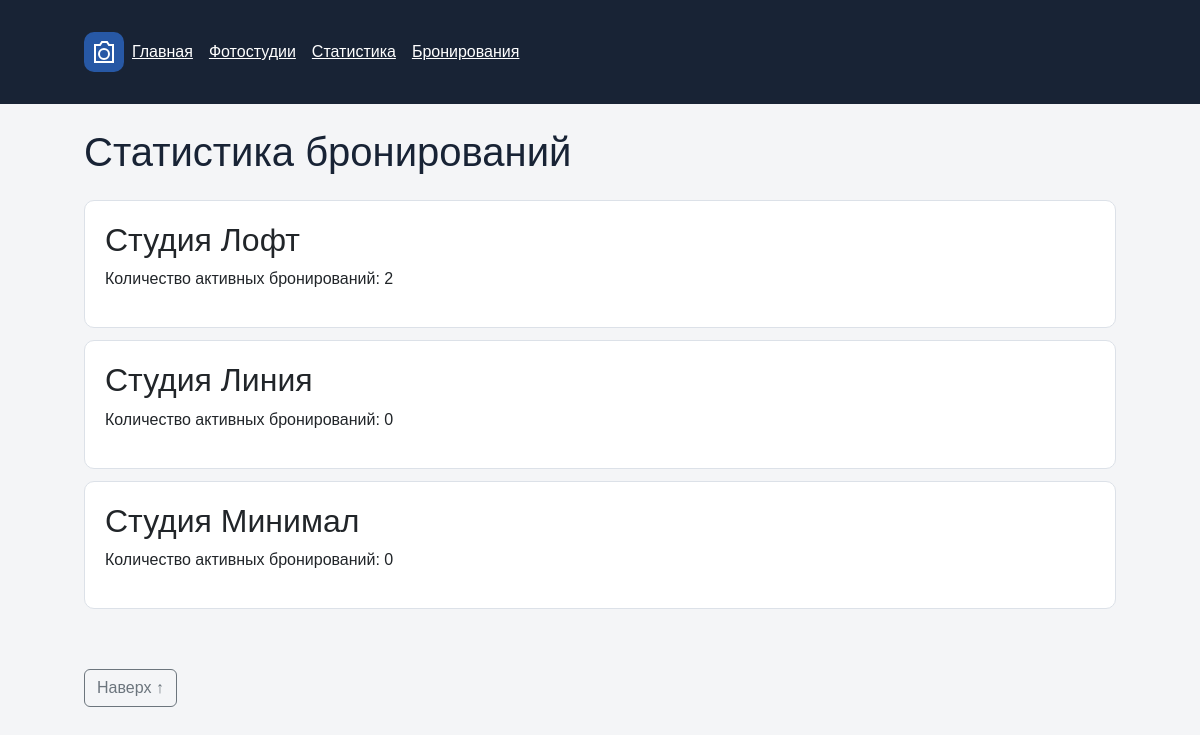
Screenshot of /bookings/statistics/ with the database file from the repository.
### bookings/views.py (the view)
# urls.py: path("statistics/", views.statistics, name="statistics"),
@require_safe
def statistics(request: HttpRequest) -> HttpResponse:
    try:
        items = _rows("""SELECT s.name AS studio_name,
            COUNT(b.id) AS bookings_count FROM studios AS s
            LEFT JOIN bookings AS b ON s.id = b.studio_id
            AND b.is_cancelled = 0 GROUP BY s.id, s.name
            ORDER BY bookings_count DESC, s.name""")
    except sqlite3.Error:
        return error_response(request, "Не удалось загрузить статистику", 503)
    return render(request, "bookings/statistics.html", {"statistics": items})

### bookings/views.py (called while the page is built)
def _rows(sql: str, params=()):
    connection = get_connection(settings.SQLITE_DB_PATH)
    try:
        return connection.execute(sql, params).fetchall()
    finally:
        connection.close()

### db/database.py (called while the page is built)
def get_connection(db_path: Path | None = None) -> sqlite3.Connection:
    if db_path is None:
        try:
            from django.conf import settings
            path = getattr(settings, "SQLITE_DB_PATH", DB_PATH)
        except ImportError:
            path = DB_PATH
    else:
        path = db_path
    connection = sqlite3.connect(path)
    connection.row_factory = sqlite3.Row
    connection.execute("PRAGMA foreign_keys = ON")
    return connection

### bookings/templates/bookings/statistics.html (shortened to what this page needs)
{% extends "base.html" %}
{% block content %}<h1>Статистика бронирований</h1>{% for item in statistics %}<article class="card statistics-item"><h2>{{ item.studio_name }}</h2><p>Количество активных бронирований: {{ item.bookings_count }}</p></article>{% empty %}<p>Данные отсутствуют.</p>{% endfor %}{% endblock %}

### homepage/static/homepage/css/style.css (style rules this page uses)
body { background: #f4f5f7; color: #182335; margin: 0; font-family: Arial, sans-serif; min-height: 100vh; }
h1 { margin: 0 0 24px; }
.card, .list-group-item { background: white; padding: 20px; border: 1px solid #dce1e8; border-radius: 10px; margin-bottom: 12px; overflow-wrap: anywhere; }

### rows the page displays
studios: studio_name "Студия Лофт", bookings_count "2"
studios: studio_name "Студия Линия", bookings_count "0"
studios: studio_name "Студия Минимал", bookings_count "0"
